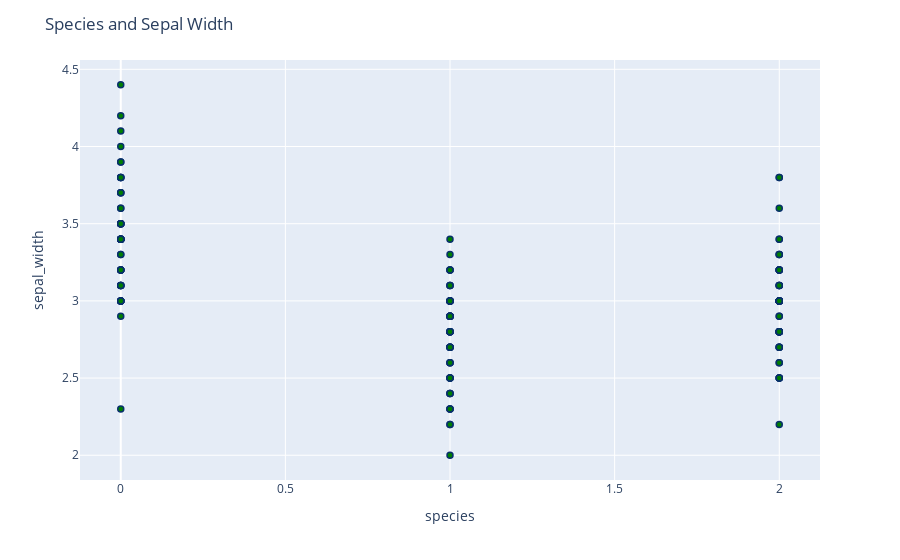

Source (notebook cell):
### Code cell
fig4 = px.scatter(iris, x='species', y='sepal_width')
fig4.update_traces(marker_color='green', marker_line_color='rgb(8,48,107)',
                  marker_line_width=1.5)
fig4.update_layout(title_text='Species and Sepal Width')
fig4.show()

### Figure 1 — Plotly figure (JSON) as saved in the notebook; plotly's stock layout.template omitted (floating-point values rounded to 4 significant figures; data arrays with more than 128 entries replaced by an {"elided": "..."} marker saying what was removed)
{"data": [{"hovertemplate": "species=%{x}<br>sepal_width=%{y}<extra></extra>", "legendgroup": "", "marker": {"color": "green", "line": {"color": "rgb(8,48,107)", "width": 1.5}, "symbol": "circle"}, "mode": "markers", "name": "", "orientation": "v", "showlegend": false, "type": "scatter", "x": {"elided": "150 int values"}, "xaxis": "x", "y": {"elided": "150 float values"}, "yaxis": "y"}], "layout": {"legend": {"tracegroupgap": 0}, "margin": {"t": 60}, "title": {"text": "Species and Sepal Width"}, "xaxis": {"anchor": "y", "domain": [0, 1], "title": {"text": "species"}}, "yaxis": {"anchor": "x", "domain": [0, 1], "title": {"text": "sepal_width"}}}}
